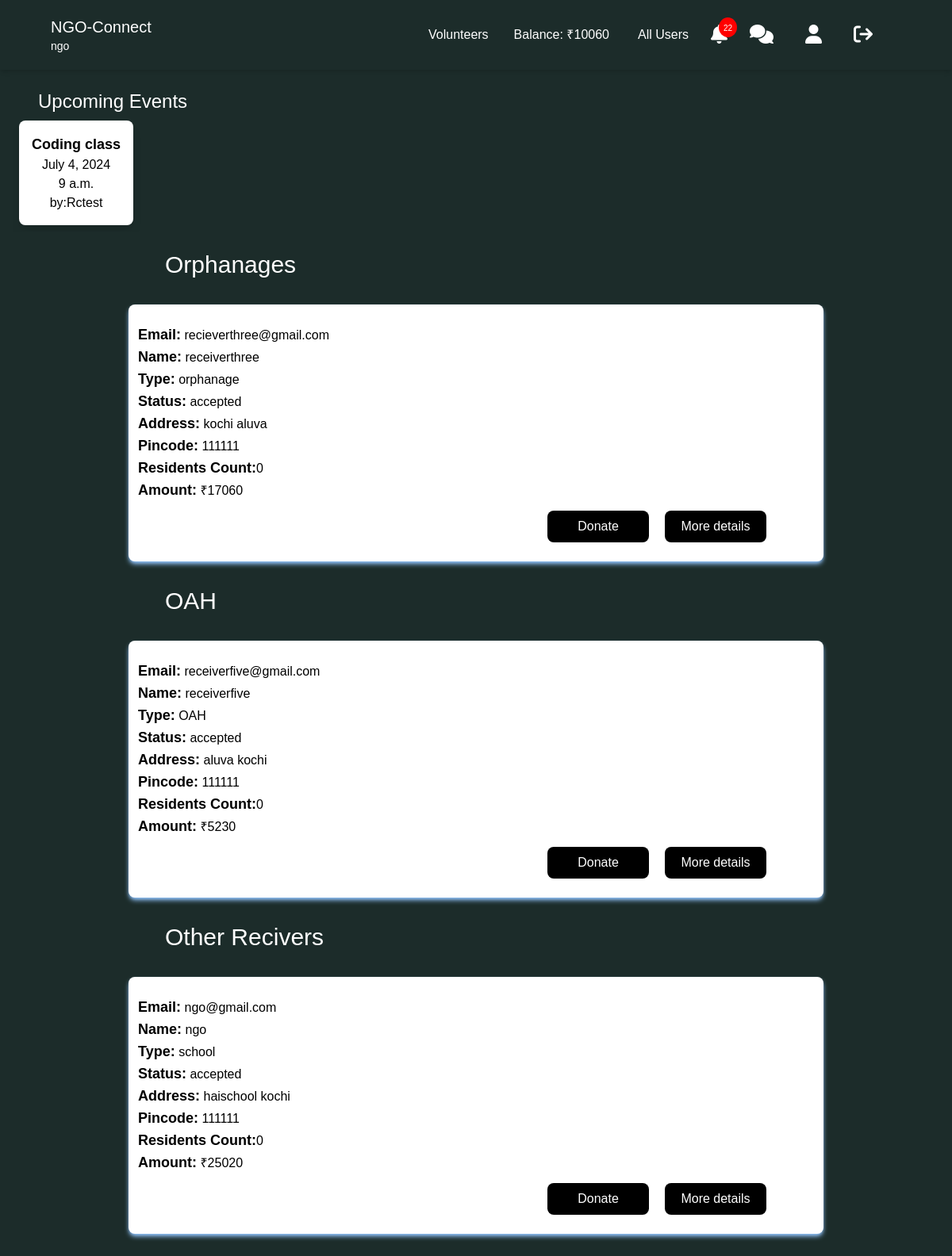
The app's page /ngo/ngo_base/ (signed in) with its own data.
### ngo/models.py (models this page shows)
class NgoBank(models.Model):
    user = models.OneToOneField(User, on_delete=models.CASCADE)
    current_balance = models.IntegerField(null=True)

class Reciever_under_ngo(models.Model):
    user = models.ForeignKey(User, on_delete=models.CASCADE, related_name='user_ngos')
    reciever = models.ForeignKey(User, on_delete=models.CASCADE, related_name='received_ngos', unique=True)
    status = models.CharField(max_length=10, choices=(('accepted', 'accepted'), ('rejected', 'rejected'), ('pending', 'pending'),), null=True)

### reciever/models.py (models this page shows)
class Events(models.Model):
    user = models.ForeignKey(User, on_delete=models.CASCADE, null=True)
    event_name = models.CharField(max_length=100)
    desc = models.TextField()
    date = models.DateField()
    start_time = models.TimeField()

class ReceiverMoreDetails(models.Model):
    user = models.OneToOneField(User, on_delete=models.CASCADE)
    reciever_type = models.CharField(max_length=12, null=True)  # Whether receiver is OLH, Orphanage, etc.
    is_reciever_type_defined = models.BooleanField(default=False)
    residents_count = models.IntegerField(null=True)

class RecieverBank(models.Model):
    user = models.OneToOneField(User, on_delete=models.CASCADE)
    current_balance = models.IntegerField(null=True)

### base/models.py (models this page shows)
class ngousers(models.Model):
    user = models.OneToOneField(User, on_delete=models.CASCADE)
    user_type = models.CharField(max_length=10, choices=[
        ('NGO', 'NGO'),
        ('Donor', 'Donor'),
        ('Receiver','Receiver'),
    ])
    phone_number = models.CharField(max_length=13, null=True)
    address = models.CharField(max_length=100, null=True)
    pincode = models.CharField(max_length=10, null=True)
    is_balance_defined =models.BooleanField(default=False)

### ngo/views.py (the view)
# urls.py: path('ngo_base/', views.ngo_base, name="ngo_base"),
@login_required(login_url="signup")
def ngo_base(request):
    user_name=request.user
    users = User.objects.all()
    user_details = ngousers.objects.all()
    reciever = ReceiverMoreDetails.objects.all()
    reciever_ngo = Reciever_under_ngo.objects.all()
    reciever_bank = RecieverBank.objects.all()
    reciever_residents = RecieverResidents.objects.all()
    count = 1
    ngo_request_count = Reciever_under_ngo.objects.filter(user=request.user, status='pending')
    ngo_request_oah_count = Reciever_under_ngo.objects.filter(
        user=request.user,
        status='accepted',
        reciever__receivermoredetails__reciever_type='OAH'  # Spanning relationships
    ).distinct().count()
    ngo_request_orphanage_count = Reciever_under_ngo.objects.filter(
        user=request.user,
        status='accepted',
        reciever__receivermoredetails__reciever_type='orphanage'  # Spanning relationships
    ).distinct().count()
    ngo_request_non_oah_orphanage_count = Reciever_under_ngo.objects.filter(
        user=request.user,
        status='accepted'
    ).exclude(
        reciever__receivermoredetails__reciever_type__in=['OAH', 'orphanage']
    ).distinct().count()
    try:
        bank = NgoBank.objects.get(user=request.user)
    except NgoBank.DoesNotExist:
        bank = NgoBank(user=request.user)
    notifications = Notifications.objects.filter(user=request.user).order_by('-id')
    notification_count = notifications.count()
    balance = ngousers.objects.get(user=request.user)
    reciever_requests = RecieverRequests.objects.filter(to_user=request.user, status='pending')
    residents_count = RecieverResidents.objects.values('reciever').annotate(total=Count('id'))
    residents_count_dict = {item['reciever']: item['total'] for item in residents_count}
    events = Events.objects.filter(date__gte=now().date()).order_by('date', 'start_time')
    context = {
        'me' : user_name,
        'users' : users,
        'user_details' : user_details,
        'count' : count,
        'reciever' : reciever,
        'reciever_ngo' : reciever_ngo,
        'ngo_request_count' : ngo_request_count,
        'ngo_request_oah_count' : ngo_request_oah_count,
        'ngo_request_orphanage_count' : ngo_request_orphanage_count,
        'ngo_request_non_oah_orphanage_count' : ngo_request_non_oah_orphanage_count,
        'bank' : bank,
        'notifications' : notifications,
        'notification_count' : notification_count,
        'balance' : balance,
        'reciever_bank' : reciever_bank,
        'reciever_requests' : reciever_requests,
        'residents_count': residents_count_dict,
        'events': events,
    }
    return render(request, 'ngo_base.html', context)

### ngo/templates/ngo_base.html (shortened to what this page needs)
<!DOCTYPE html>
<html lang="en">
<head>
    <script src="https://cdn.tailwindcss.com"></script>
    <link rel="stylesheet" href="https://cdnjs.cloudflare.com/ajax/libs/font-awesome/6.1.1/css/all.min.css" />
    <link
    rel="stylesheet"
    href="https://cdn.jsdelivr.net/npm/bootstrap-icons@1.3.0/font/bootstrap-icons.css"
  />
</head>
<body style="font-family: sans-serif; background-color: #1C2C2A;" >
<header
    class="lg:px-16 px-4 flex flex-wrap items-center py-4 shadow-md"
>
    <div class="flex-1 flex justify-between items-center">
      <a href="#" class="text-xl text-white">NGO-Connect <p class="text-sm">{{ user.first_name }}</p></a>
    </div>
    <div class="hidden lg:flex lg:items-center lg:w-auto w-full" id="menu">
        <nav class="">
            <ul
                class="lg:flex items-center justify-between text-base text-gray-700 pt-4 lg:pt-0 px-4"
            >
            <li>
              <a class="md:p-4 py-3 px-0 block text-white" href="/ngo/volunteers">Volunteers</a>
            </li>
            <li>
              <a class="md:p-4 py-3 px-0 block text-white" href="/ngo/ngo_balance_sheet">Balance: ₹{{bank.current_balance}}</a>
            </li>
            <li><a class="lg:p-4 py-3 rounded-md px-0 mx-1 block text-white" href="/ngo/ngo_all_users">All Users</a></li>
            <li class="relative">
              <a href="#" class="px-2" id="notificationButton">
                <div class="notification-icon">
                    <i class="fas fa-bell fa-xl text-white"></i>
                    <span class="badge">{{ notification_count }}</span>
                </div>
              </a>
            </li>
                <li><a class="lg:p-4 py-3 rounded-md px-0 mx-1 block text-white" href="/chat/chat"><i class="fa fa-comments fa-xl" aria-hidden="true"></i></a></li>
                <li><a class="lg:p-4 py-3 rounded-md px-0 mx-1 block text-white" href="/ngo/ngo_profile_page"><i class="fa fa-user fa-xl" aria-hidden="true"></i></a></li>
                <li><a class="lg:p-4 py-3 rounded-md text-white px-0 mx-1 block" href="#" onclick="confirmLogout(event, '/logout')"><i class="fa fa-sign-out fa-xl" aria-hidden="true"></i></a></li>
            </ul>
        </nav>
    </div>
</header>
{% if events %}
<section class="mx-4 my-6">
  <h1 class="text-white text-2xl px-8">Upcoming Events</h1>
  <div class="flex overflow-x-scroll scrollbar-hide">
    {% for i in events %}
    <div class="min-w-max bg-white shadow-lg rounded-lg p-4 m-2">
      <h2 class="text-center text-lg font-bold">{{ i.event_name }}</h2>
      <h2 class="text-center text-md">{{ i.date }}</h2>
      <h2 class="text-center text-md">{{ i.start_time }}</h2>
      <h2 class="text-center text-md">by:{{ i.user.first_name }}</h2>
    </div>
    {% endfor %}
  </div>
</section>
{% endif %}
<section class="text-center my-6 mx-4">
    <div class="text-center">
      {% if ngo_request_orphanage_count != 0 %}
      <h2 class="text-left mx-48 my-5 text-3xl mt-5 text-white">Orphanages</h2>
        <div class="flex flex-wrap justify-center">
          {% for user in users %} {% for detail in user_details %} {% if detail.user == user %}
          {% if detail.user_type == "Receiver" %}
          {% for r in reciever %}
          {% if r.user == user and r.reciever_type == 'orphanage' %}
          {% for i in reciever_ngo %}
          {% if i.reciever == user and i.user == me and i.status == 'accepted' %}
          <div class="w-3/4 mx-2 shadow-md shadow-blue-300 p-3 my-3 bg-white rounded-lg">
            <ul class="mt-3">
              <li class="text-left"><span class="font-semibold text-lg">Email:</span> {{ user.username }}</li>
              <li class="text-left"><span class="font-semibold text-lg">Name:</span> {{ user.first_name }}</li>
              <li class="text-left"><span class="font-semibold text-lg">Type:</span> {{ r.reciever_type }} </li>
              <li class="text-left"><span class="font-semibold text-lg">Status:</span> {{ i.status }} </li>
              <li class="text-left"><span class="font-semibold text-lg">Address:</span> {{ detail.address }}</li>
              <li class="text-left"><span class="font-semibold text-lg">Pincode:</span> {{ detail.pincode }}</li>
              <li class="text-left"><span class="font-semibold text-lg">Residents Count:</span>{% if r.residents_count %} {{ r.residents_count }} {% else %}0{% endif %}</li>
              {% for bal in reciever_bank %}
              {% if bal.user == detail.user %}
                <li class="text-left"><span class="font-semibold text-lg">Amount:</span> ₹{{ bal.current_balance }}</li>
              {% endif %}
              {% endfor %}
            </ul>
            <div class="flex justify-end mr-10">
              <form method="post" action="/ngo/ngo_donate_btn_request">
                  <button type="submit" class="my-3 px-3 w-32 h-10 bg-black text-white rounded-lg">Donate</button>
              </form>
              <form method="post" action="/ngo/ngo_reciever_details" class="px-5">
                <button type="submit" class="my-3 px-3 w-32 h-10 bg-black text-white rounded-lg">More details</button>
              </form>
            </div>
          </div>
          {% endif %}
          {% endfor %}
          {% endif %}
          {% endfor %}
          {% endif %}
          {% endif %} {% endfor %} {% endfor %}
        </div>
      {% endif %}
    {% if ngo_request_oah_count != 0 %}
        <h2 class="text-left mx-48 my-5 text-3xl mt-5 text-white">OAH</h2>
        <div class="flex flex-wrap justify-center">
          {% for user in users %} {% for detail in user_details %} {% if detail.user == user %}
          {% if detail.user_type == "Receiver" %}
          {% for r in reciever %}
          {% if r.user == user and r.reciever_type == 'OAH' %}
          {% for i in reciever_ngo %}
          {% if i.reciever == user and i.user == me and i.status == 'accepted' %}
          <div class="w-3/4 mx-2 shadow-md shadow-blue-300 p-3 my-3 bg-white rounded-lg">
            <ul class="mt-3">
              <li class="text-left"><span class="font-semibold text-lg">Email:</span> {{ user.username }}</li>
              <li class="text-left"><span class="font-semibold text-lg">Name:</span> {{ user.first_name }}</li>
              <li class="text-left"><span class="font-semibold text-lg">Type:</span> {{ r.reciever_type }} </li>
              <li class="text-left"><span class="font-semibold text-lg">Status:</span> {{ i.status }} </li>
              <li class="text-left"><span class="font-semibold text-lg">Address:</span> {{ detail.address }}</li>
              <li class="text-left"><span class="font-semibold text-lg">Pincode:</span> {{ detail.pincode }}</li>
              <li class="text-left"><span class="font-semibold text-lg">Residents Count:</span>{% if r.residents_count %} {{ r.residents_count }} {% else %}0{% endif %}</li>
              {% for bal in reciever_bank %}
              {% if bal.user == detail.user %}
                <li class="text-left"><span class="font-semibold text-lg">Amount:</span> ₹{{ bal.current_balance }}</li>
              {% endif %}
              {% endfor %}
            </ul>
            <div class="flex justify-end mr-10">
              <form method="post" action="/ngo/ngo_donate_btn_request">
                  <button type="submit" class="my-3 px-3 w-32 h-10 bg-black text-white rounded-lg">Donate</button>
              </form>
              <form method="post" action="/ngo/ngo_reciever_details" class="px-5">
                <button type="submit" class="my-3 px-3 w-32 h-10 bg-black text-white rounded-lg">More details</button>
              </form>
            </div>
          </div>
          {% endif %}
          {% endfor %}
          {% endif %}
          {% endfor %}
          {% endif %}
          {% endif %} {% endfor %} {% endfor %}
        </div>
        {% endif %}
      {% if ngo_request_non_oah_orphanage_count != 0 %}
      <h2 class="text-left mx-48 my-5 text-3xl mt-5 text-white">Other Recivers</h2>
        <div class="flex flex-wrap justify-center">
        {% for user in users %} {% for detail in user_details %} {% if detail.user == user %}
        {% if detail.user_type == "Receiver" %}
        {% for r in reciever %}
        {% if r.user == user and r.reciever_type != 'OAH' and r.reciever_type != 'orphanage' %}
        {% for i in reciever_ngo %}
        {% if i.reciever == user and i.user == me and i.status == 'accepted' %}
        <div class="w-3/4 mx-2 shadow-md shadow-blue-300 p-3 my-3 bg-white rounded-lg">
          <ul class="mt-3">
            <li class="text-left"><span class="font-semibold text-lg">Email:</span> {{ i.user.username }}</li>
            <li class="text-left"><span class="font-semibold text-lg">Name:</span>  {{ i.user.first_name }}</li>
            <li class="text-left"><span class="font-semibold text-lg">Type:</span> {{ r.reciever_type }} </li>
            <li class="text-left"><span class="font-semibold text-lg">Status:</span> {{ i.status }} </li>
            <li class="text-left"><span class="font-semibold text-lg">Address:</span> {{ detail.address }}</li>
            <li class="text-left"><span class="font-semibold text-lg">Pincode:</span> {{ detail.pincode }}</li>
            <li class="text-left"><span class="font-semibold text-lg">Residents Count:</span>{% if r.residents_count %} {{ r.residents_count }} {% else %}0{% endif %}</li>
            {% for bal in reciever_bank %}
            {% if bal.user == detail.user %}
              <li class="text-left"><span class="font-semibold text-lg">Amount:</span> ₹{{ bal.current_balance }}</li>
            {% endif %}
            {% endfor %}
          </ul>
          <div class="flex justify-end mr-10">
            <form method="post" action="/ngo/ngo_donate_btn_request">
                <button type="submit" class="my-3 px-3 w-32 h-10 bg-black text-white rounded-lg">Donate</button>
            </form>
            <form method="post" action="/ngo/ngo_reciever_details" class="px-5">
              <button type="submit" class="my-3 px-3 w-32 h-10 bg-black text-white rounded-lg">More details</button>
            </form>
          </div>
        </div>
        {% endif %}
        {% endfor %}
        {% endif %}
        {% endfor %}
        {% endif %}
        {% endif %} {% endfor %} {% endfor %}
      </div>
    {% endif %}
      </div>
    </section>
  </body>
</html>

### ngo/templates/ngo_base.html (style rules this page uses)
.notification-icon { position: relative; display: inline-block; }
.badge { position: absolute; top: -10px; right: -12px; background-color: red; color: white; border-radius: 50%; padding: 2px 6px; font-size: 10px; height: 25px; }
.scrollbar-hide { -ms-overflow-style: none; scrollbar-width: none; }

### records on screen
NgoBank: current_balance "10060"
Events: event_name "Coding class", date "July 4, 2024", start_time "9 a.m.", user.first_name "Rctest"
ngousers: address "kochi aluva", pincode "111111"
ReceiverMoreDetails: reciever_type "orphanage"
Reciever_under_ngo: status "accepted"
RecieverBank: current_balance "17060"
ngousers: address "aluva kochi", pincode "111111"
ReceiverMoreDetails: reciever_type "OAH"
Reciever_under_ngo: status "accepted"
RecieverBank: current_balance "5230"
ngousers: address "haischool kochi", pincode "111111"
ReceiverMoreDetails: reciever_type "school"
Reciever_under_ngo: user.username "ngo@gmail.com", user.first_name "ngo", status "accepted"
RecieverBank: current_balance "25020"

### other values on screen
{{ user.first_name }} "ngo"
{{ notification_count }} "22"
{{ user.username }} "recieverthree@gmail.com"
{{ user.first_name }} "receiverthree"
{{ user.username }} "receiverfive@gmail.com"
{{ user.first_name }} "receiverfive"
